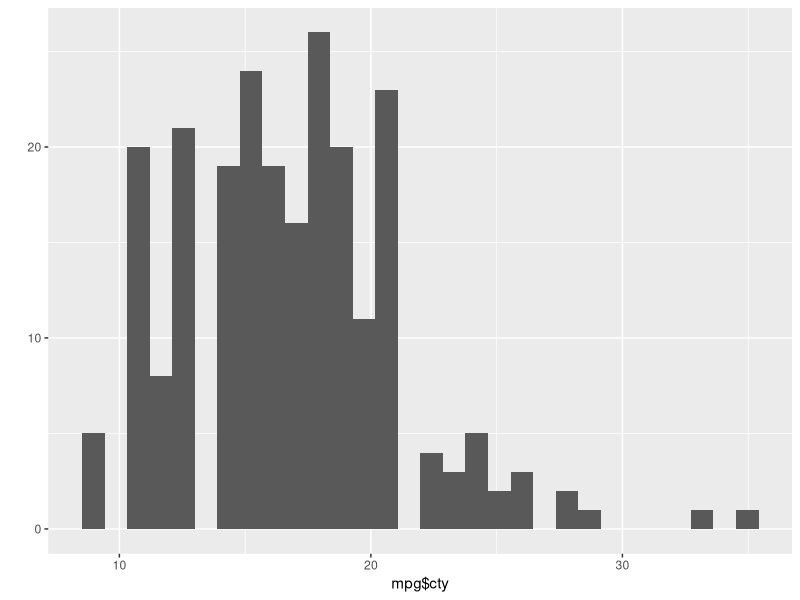
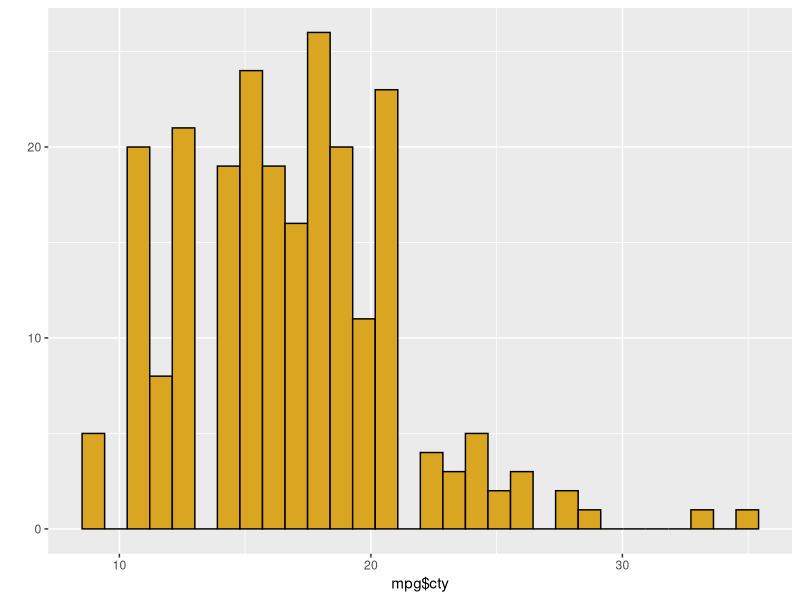
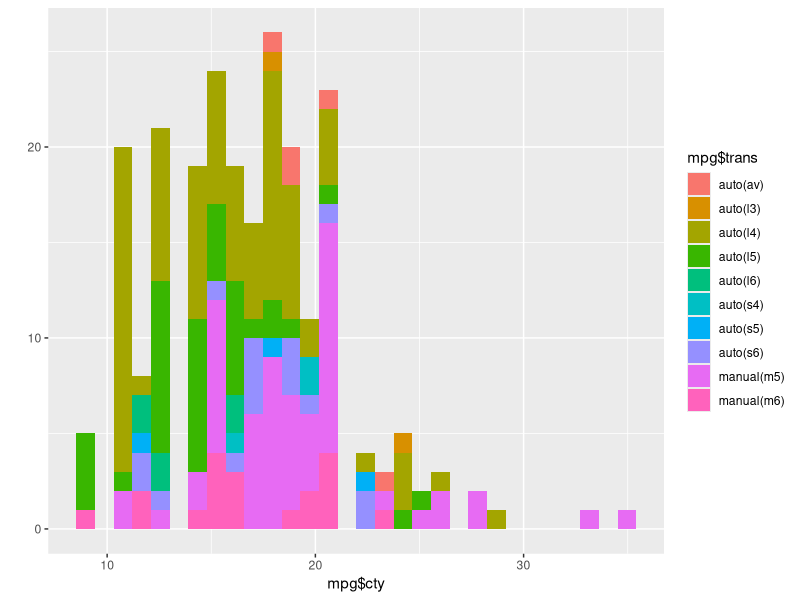
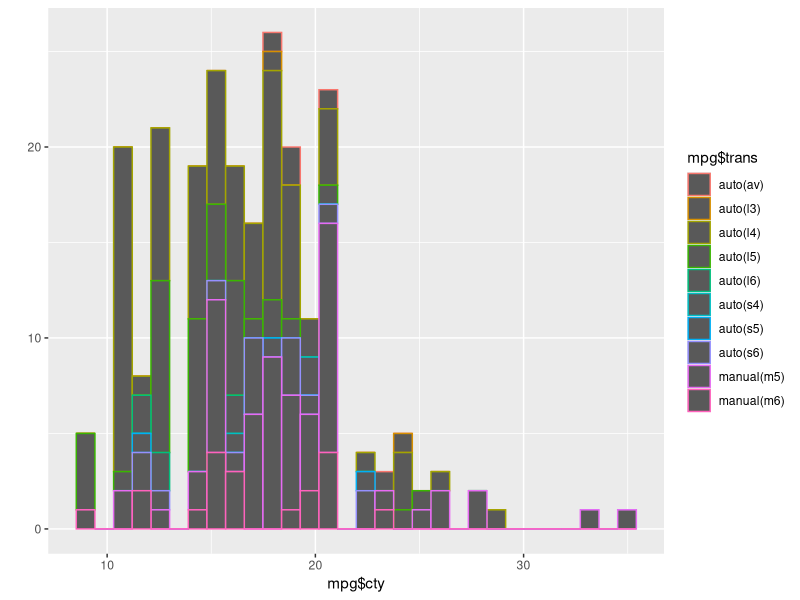
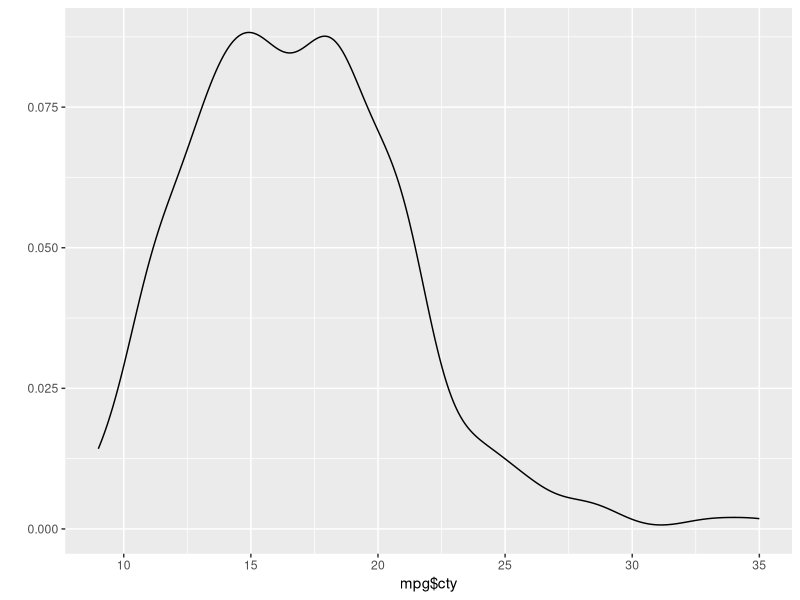
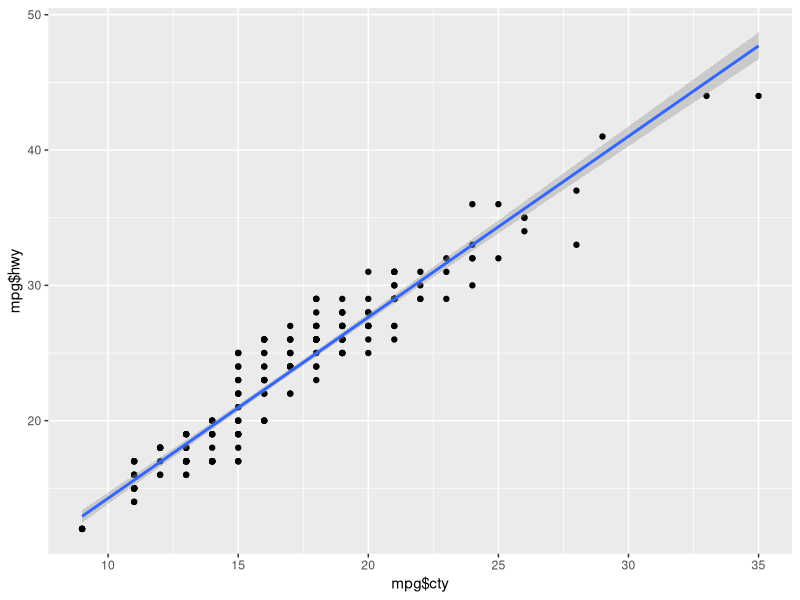
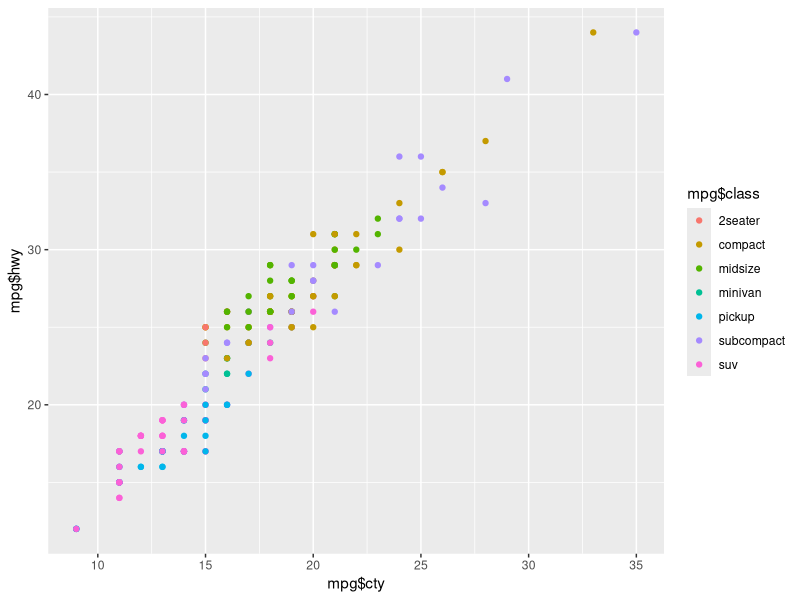
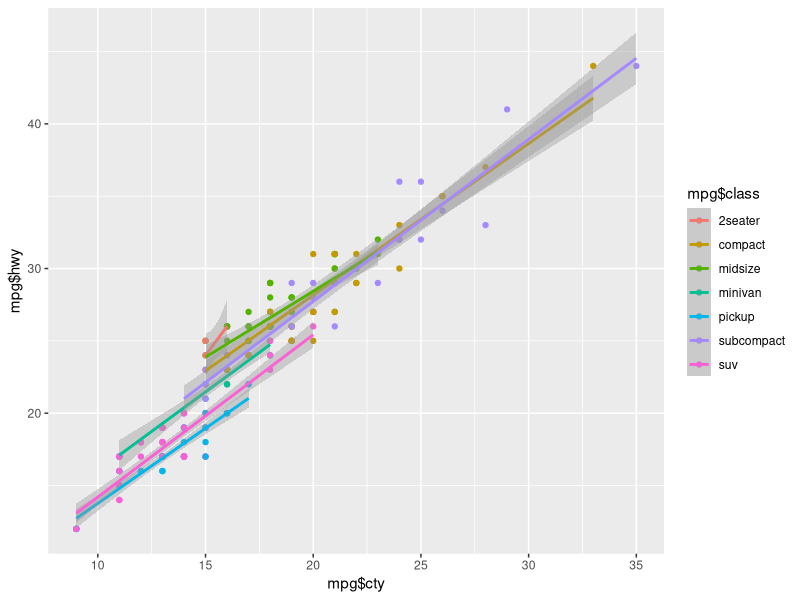

These charts were generated, in order, by the following R code: (Note: this script raises an error after producing the figures.)


#10.6.22 Lecture 7

#Introduction to ggplot

#data - a data frame or tibble
#aesthetic mappings (aes) - specify the variables to be plotted
#geom - specify the geometric to be drawn in the layer (e.g. points, lines, bars, etc.)
#stat - compute and plot statisitcal transforms of the raw date
#position - adjustments for overlapping elements
#facet - generate multiple related plots

library(tidyverse)
library(ggthemes)
library(patchwork)

install.packages(c("ggthemes","patchwork"))

# generic ggplot template
# p1 <- ggplot(data = <Data>, mapping = aes(<Mapping>)) +
# <geom_function> (aes(<mappings>)), stat=<stat>,
# position=<POSITION>) +
# theme(<axes, font, etc.>) + <coordinate_function> +
# <facet_function>

#Control + Shift + C (coverts all highlighted text to commented text)

#p1 to output you have to call the ggplot object
#ggsave(plot=p1, filename="myplot", width=5, height=3, units = "in", device = "svg")

#Quick plotting - qplot function

mpg

#generate simple histogram with qplot
qplot(x=mpg$cty)

#add color
qplot(x=mpg$cty, fill=I("goldenrod"), color=I("black")) #I is for identity
# fill - color of bar and color - line color of plotted data 

#Trial
qplot(x=mpg$cty, fill= mpg$trans)
#Trial
qplot(x=mpg$cty, color= mpg$trans)

qplot(x=mpg$cty, geom = "density")

#Simple scatter plot with regression line
qplot(x=mpg$cty, y=mpg$hwy, geom=(c("point", "smooth")), method = "lm")


#color points by variable
qplot(x=mpg$cty, y=mpg$hwy, color = mpg$class, geom = "point")

#regression is not applied to each class
qplot(x=mpg$cty, y=mpg$hwy, color = mpg$class, geom = c("point","smooth"), method="lm")


#Basic boxplot
qplot(x = mpg$fl, y = mpg$cty, geom="boxplot", fill = I("red"))
#Basic barplot
qplot(x = mpg&fl, geom = "bar")

#barplot with specified means
mpg_summary <- mpg %>%
  group_by(class) %>%
  summarise(mean_hwy = mean(hwy))

p<- qplot(x=mpg_summary$class, y=mpg_summary$hwy, geom="col")
p

#we can flip coordinates with coord_flip()
p + coord_flip()

##################################################################
#Full ggplots 
#themes and fonts

p1 <- ggplot(data=mpg, mapping=aes(x=hwy,y=cty)) + geom_point()
p1
# a more concise way to write the same code
p_concise <- ggplot(mpg, aes(hwy,cty))+geom_point(color="green")
p_concise

#default theme is a grey background with no axes

#we can change this by layering themes onto it

p1+theme_bw() #adds black outline to the plot 
p1+theme_classic() #basic plot as well
p1+theme_dark() #adds a dark background to the plot 
p1+theme_void() #removes everything but the points in the genome
p1+theme_excel() #make plots look like excel plots (LOL)

p1+theme(plot.background=element_rect(fill="black"), panel.background = element_rect(fill="black"))

#font and font size modifications
#apply global fonts
p1 + theme_classic(base_size = 25, base_family = "sans")
# apply specific fonts
p1 + labs(x="highway gas mileage (MPG)",y="City Gas Mileage (MPG)") +
theme_classic() + theme(axis.title.x=element_text(size = 15,angle=0,vjust = 0.5))

#other minor modifications that can be made
p2 <- ggplot(data=mpg) +
  aes(x=hwy, y= cty) +
  geom_point(size=4, #plot points with various modifications
             shape = 25,# there is a list of different shapes with a number ID (1-25)
             color="brown",
             fill="hotpink") +
  labs(title = "beautiful gas figures", # label various elements
       subtitle = "important research",
       x="highway gas milage", 
       y="city gas milage") +
  xlim(0,50) + #set extend of x-axis
  ylim(0,50) +
  theme_bw()

p2

colors() #any function that takes a color can use these colors 

################################################################################
#class variable mapped to color 
p1 <- ggplot(data=mpg) +
  aes(hwy, cty, color=class) +
  geom_point(size=3)
p1

p1 <- ggplot(data=mpg) +
  aes(hwy, cty, shape=class) +
  geom_point(size=3)
p1

#class mapped to size (not advised in many cases)
p1 <- ggplot(data=mpg) +
  aes(hwy, cty, size=class) +
  geom_point()
p1

#displacement (displ) of the engine mapped to point size
p1 <- ggplot(data=mpg) +
  aes(hwy, cty, size=displ) +
  geom_point()
p1

# displacement (displ) mapping to color -- heat map-like graph 
p1 <- ggplot(data=mpg) +
  aes(hwy, cty, color=displ) +
  geom_point(size=3)
p1

#mapping the same aesthetic to two different geoms
p2 <- ggplot(data=mpg) +
  aes(hwy, cty, color = drv) +
  geom_point(size=2) +
  geom_smooth(method="lm")
p2

?geom_smooth
#mapping regression line to all the points
p2 <- ggplot(data=mpg) +
  aes(hwy, cty) +
  geom_point(aes(color=drv), size=2) +
  geom_smooth(method="lm")
p2
#Different ways to map regression lines 
p2 <- ggplot(data=mpg) +
  aes(hwy, cty) +
  geom_point(size=2) +
  geom_smooth(aes(color=drv),method="lm")
p2

#################################################################################
#Using patchwork to generate multiple plots 
mpg
g1 <- ggplot(data=mpg) +
  aes(x=hwy,y=cty) + 
  geom_point(color="red") + 
  geom_smooth()
g1

g2 <- ggplot(data=mpg) +
  aes(x=fl,fill=I("maroon4"),color=I("black")) +
  geom_bar(stat="count") + 
  theme(legend.position="none")
g2

g3 <- ggplot(data=mpg) +
  aes(x=hwy,fill=I("slateblue"),color=I("black")) + 
  geom_histogram()
g3

g4 <- ggplot(data=mpg) +
  aes(x=fl,y=cty,fill=fl) + 
  geom_boxplot() + 
  theme(legend.position="none")

g4

#Combining plot with patchwork
#Place plot horizontally
g1 + g2

#vertical 
g1 + g2 + g3 + plot_layout(ncol=1)

#control the relative size of the plots
g1+g2+plot_layout(ncol=1,heights = c(1,4))

#add spacers 
g1 + plot_spacer() + g2 + plot_spacer() + g3 + plot_layout(ncol=5)

#Nesting of plots within other plots
g1+{
  g2+{
    g3+g4+plot_layout(ncol=1)
  }
} +plot_layout(ncol=1)


# / and | to specify layout as well
(g1 | g2 | g3)/g4

(g1 | g2) / (g3 | g4)


#annotating the plots 
(g1 | g2)/g4+plot_annotation("this is my title", caption="Figure 14")

# tag panels
(g1 | g2)/g4+plot_annotation(tag_levels = "I")

#faceting variables to generate multiple plots 
m1 <- ggplot(data=mpg)+
  aes(x=hwy,y=cty)+
  geom_point()
m1

m1 + facet_grid(class~fl) 

#change scale of the axes among facets 
m1 + facet_grid(class~fl, scales="free_y") #frees the axis of choice

m1 + facet_grid(class~fl, scales="free") #both X and Y

m1 + facet_grid(.~class, scales="free_y") #facet as columns

m1 + facet_grid(class~., scales="free") #facet as rows

m1 + facet_wrap(~class)

m1 + facet_wrap(~class + fl) 

m1 + facet_wrap(~class + fl, ncol=5) 

m1 + facet_wrap(~class, ncol=2, scale="free") 

?scale
?facet_wrap

